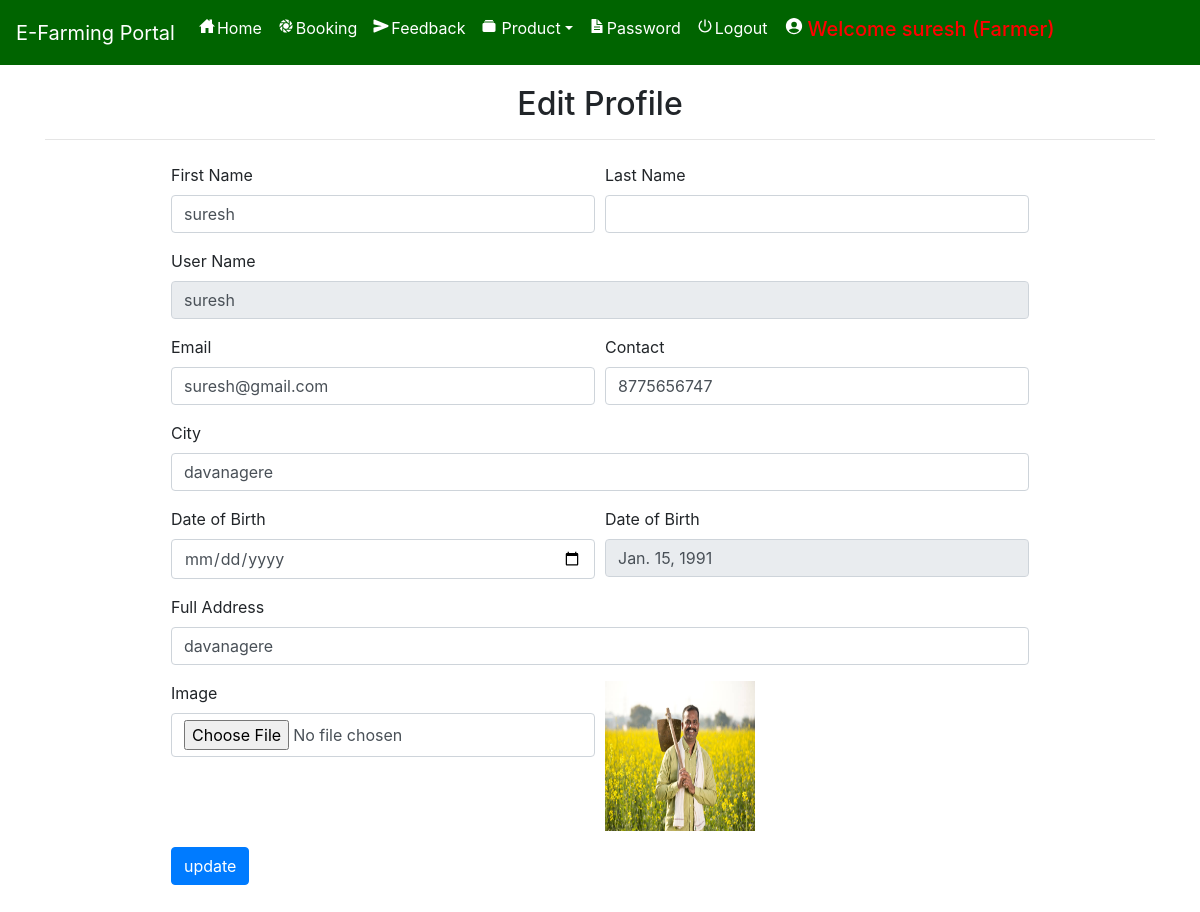
Page /edit_profile (signed in) on the committed database.
### farmerapp/models.py (models this page shows, shortened)
class Profile(models.Model):
    user = models.ForeignKey(User, on_delete=models.CASCADE, null=True)
    dob = models.DateField(null=True)
    city = models.CharField(max_length=30, null=True)
    address = models.CharField(max_length=50, null=True)
    contact = models.CharField(max_length=10, null=True)
    user_type = models.CharField(max_length=10, null=True)
    status =  models.CharField(max_length=30, null=True, default="Pending")
    image = models.FileField(null=True)

### farmerapp/views.py (the view, shortened to what this page needs)
# urls.py: path('edit_profile', Edit_profile, name='edit_profile'),
def Edit_profile(request):
    if not request.user.is_authenticated:
        return redirect('login')
    error = False
    user=User.objects.get(id=request.user.id)
    pro = Profile.objects.get(user=user)
    cart = ""
    try:
        cart = Cart.objects.get(profile=pro)
    except:
        pass
    num1=0
    total=0
    for i in cart:
        total+=i.product.price
        num1+=1
    d = {'error':error,'pro':pro,'num1':num1,'total':total}
    return render(request, 'edit_profile.html',d)

### farmerapp/templates/edit_profile.html (shortened to what this page needs)
{% extends 'navigation.html' %}
{% block body %}
{% load static %}
<div class="container">
    <h2 style="margin-top:20px" align="center">Edit Profile</h2><hr>
<div class="container-fluid" style="width:80%;margin-top:2%">
<form method="post" action="" enctype="multipart/form-data">
    <div class="form-row">
    <div class="form-group col-md-6">
      <label for="inputEmail4">First Name</label>
      <input type="text" class="form-control" value="{{pro.user.first_name}}" name="fname" id="inputEmail4">
    </div>
    <div class="form-group col-md-6">
      <label for="inputPassword4">Last Name</label>
      <input type="text" class="form-control" name="lname" value="{{pro.user.last_name}}" id="inputPassword4">
    </div>
  </div>
    <div class="form-row">
    <div class="form-group col-md-12">
      <label for="inputEmail4">User Name</label>
      <input type="text" class="form-control" name="uname" value="{{pro.user.username}}" id="inputEmail4" readonly>
    </div>
  </div>
        <div class="form-row">
<div class="form-group col-md-6">
    <label for="exampleInputEmail1">Email</label>
    <input type="email" class="form-control" id="exampleInputEmail1" aria-describedby="emailHelp" name="email" value="{{pro.user.email}}">
  </div>
  <div class="form-group col-md-6">
    <label for="exampleInputPassword1">Contact</label>
    <input type="text" class="form-control" id="exampleInputPassword1" value="{{pro.contact}}" name="contact">
  </div>
        </div>
        <div class="form-row">
    <div class="form-group col-md-12">
    <label for="exampleInputPassword1">City</label>
    <input type="text" class="form-control" id="exampleInputPassword1" value="{{pro.city}}" name="city">
  </div>
        </div>
    <div class="form-row">
    <div class="form-group col-md-6">
        <label for="exampleInputPassword1">Date of Birth</label>
    <input type="date" class="form-control" id="exampleInputPassword1" name="date">
  </div>
        <div class="form-group col-md-6">
        <label for="exampleInputPassword1">Date of Birth</label>
    <input type="text" class="form-control" id="exampleInputPassword1" value="{{pro.dob}}" readonly>
        </div>
        </div>
    <div class="form-row">
    <div class="form-group col-md-12">
    <label for="exampleInputPassword1">Full Address</label>
    <input type="text" class="form-control" id="exampleInputPassword1" value="{{pro.address}}" name="add">
  </div>
    </div>
    <div class="form-row">
<div class="form-group col-md-6">
    <label for="exampleInputPassword1">Image</label>
    <input type="file" class="form-control" id="exampleInputPassword1" name="img" value="choose file">
</div>
        <div class="form-group col-md-6">
    <img src="{{pro.image.url}}" style="width:150px;height:150px">
</div>
    </div>
  <button type="submit" class="btn btn-primary" style="margin-bottom:5%">update</button>
</form>
</div>
</div>
{% endblock %}

### farmerapp/templates/navigation.html (style rules this page uses)
* { box-sizing: border-box; }

### rows in the picture
Profile: fname "suresh", uname "suresh", email "suresh@gmail.com", contact "8775656747", city "davanagere", dob "Jan. 15, 1991", add "davanagere", image (picture)
